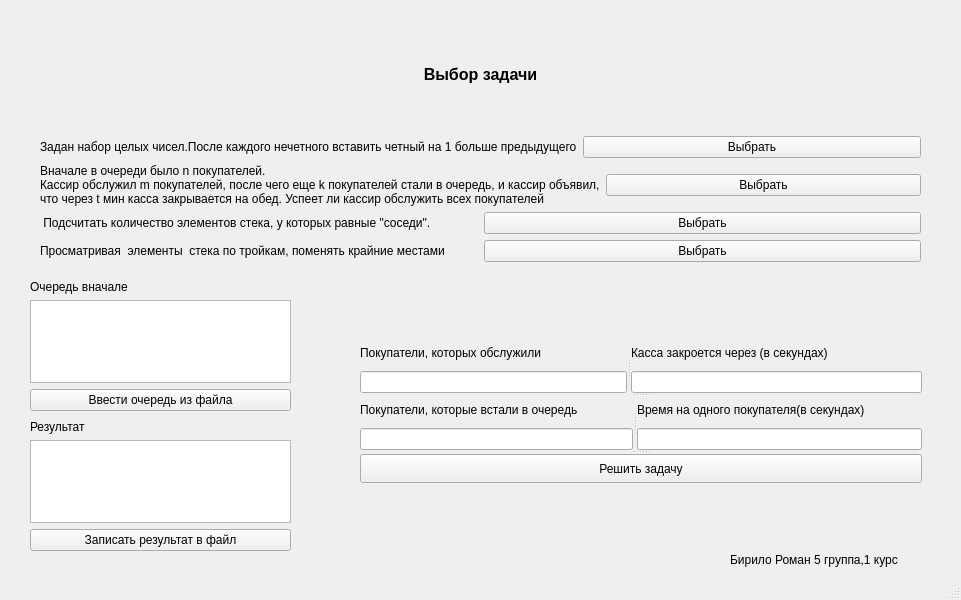
<?xml version="1.0" encoding="UTF-8"?>
<ui version="4.0">
 <class>MainWindow</class>
 <widget class="QMainWindow" name="MainWindow">
  <property name="geometry">
   <rect>
    <x>0</x>
    <y>0</y>
    <width>961</width>
    <height>600</height>
   </rect>
  </property>
  <property name="windowTitle">
   <string>MainWindow</string>
  </property>
  <widget class="QWidget" name="centralwidget">
   <widget class="QStackedWidget" name="stackedWidget">
    <property name="geometry">
     <rect>
      <x>20</x>
      <y>270</y>
      <width>931</width>
      <height>291</height>
     </rect>
    </property>
    <property name="currentIndex">
     <number>1</number>
    </property>
    <widget class="QWidget" name="page">
     <widget class="QPushButton" name="pushButton_6">
      <property name="geometry">
       <rect>
        <x>360</x>
        <y>90</y>
        <width>211</width>
        <height>29</height>
       </rect>
      </property>
      <property name="text">
       <string>Решить задачу</string>
      </property>
     </widget>
     <widget class="QWidget" name="layoutWidget">
      <property name="geometry">
       <rect>
        <x>71</x>
        <y>21</y>
        <width>260</width>
        <height>171</height>
       </rect>
      </property>
      <layout class="QVBoxLayout" name="verticalLayout_6">
       <item>
        <layout class="QVBoxLayout" name="verticalLayout_5">
         <item>
          <widget class="QLabel" name="label_6">
           <property name="text">
            <string>Набор чисел из файла</string>
           </property>
          </widget>
         </item>
         <item>
          <widget class="QTextEdit" name="textEditFirst">
           <property name="readOnly">
            <bool>true</bool>
           </property>
          </widget>
         </item>
        </layout>
       </item>
       <item>
        <widget class="QPushButton" name="pushButton_5">
         <property name="text">
          <string>Ввести набор чисел из файла</string>
         </property>
        </widget>
       </item>
      </layout>
     </widget>
     <widget class="QWidget" name="layoutWidget">
      <property name="geometry">
       <rect>
        <x>590</x>
        <y>20</y>
        <width>260</width>
        <height>171</height>
       </rect>
      </property>
      <layout class="QVBoxLayout" name="verticalLayout_8">
       <item>
        <layout class="QVBoxLayout" name="verticalLayout_7">
         <item>
          <widget class="QLabel" name="label_7">
           <property name="text">
            <string>Результат</string>
           </property>
          </widget>
         </item>
         <item>
          <widget class="QTextEdit" name="textEditFirst_2">
           <property name="readOnly">
            <bool>true</bool>
           </property>
          </widget>
         </item>
        </layout>
       </item>
       <item>
        <widget class="QPushButton" name="pushButton_7">
         <property name="text">
          <string>Записать результат в файл</string>
         </property>
        </widget>
       </item>
      </layout>
     </widget>
    </widget>
    <widget class="QWidget" name="page_2">
     <widget class="QWidget" name="layoutWidget_5">
      <property name="geometry">
       <rect>
        <x>10</x>
        <y>150</y>
        <width>261</width>
        <height>131</height>
       </rect>
      </property>
      <layout class="QVBoxLayout" name="verticalLayout_17">
       <item>
        <layout class="QVBoxLayout" name="verticalLayout_18">
         <item>
          <widget class="QLabel" name="label_12">
           <property name="text">
            <string>Результат</string>
           </property>
          </widget>
         </item>
         <item>
          <widget class="QTextEdit" name="textEditSecond_2">
           <property name="readOnly">
            <bool>true</bool>
           </property>
          </widget>
         </item>
        </layout>
       </item>
       <item>
        <widget class="QPushButton" name="pushButtonSecongInfile">
         <property name="text">
          <string>Записать результат в файл</string>
         </property>
        </widget>
       </item>
      </layout>
     </widget>
     <widget class="QWidget" name="layoutWidget">
      <property name="geometry">
       <rect>
        <x>10</x>
        <y>10</y>
        <width>261</width>
        <height>131</height>
       </rect>
      </property>
      <layout class="QVBoxLayout" name="verticalLayout_24">
       <item>
        <layout class="QVBoxLayout" name="verticalLayout_19">
         <item>
          <widget class="QLabel" name="label_13">
           <property name="text">
            <string>Очередь вначале</string>
           </property>
          </widget>
         </item>
         <item>
          <widget class="QTextEdit" name="textEdiSecond">
           <property name="readOnly">
            <bool>true</bool>
           </property>
          </widget>
         </item>
        </layout>
       </item>
       <item>
        <widget class="QPushButton" name="pushButtonInputQueue">
         <property name="text">
          <string>Ввести очередь из файла</string>
         </property>
        </widget>
       </item>
      </layout>
     </widget>
     <widget class="QSplitter" name="splitter_4">
      <property name="geometry">
       <rect>
        <x>340</x>
        <y>70</y>
        <width>562</width>
        <height>143</height>
       </rect>
      </property>
      <property name="orientation">
       <enum>Qt::Orientation::Vertical</enum>
      </property>
      <widget class="QSplitter" name="splitter_3">
       <property name="orientation">
        <enum>Qt::Orientation::Vertical</enum>
       </property>
       <widget class="QSplitter" name="splitter">
        <property name="orientation">
         <enum>Qt::Orientation::Horizontal</enum>
        </property>
        <widget class="QWidget" name="layoutWidget">
         <layout class="QVBoxLayout" name="verticalLayout_20">
          <item>
           <widget class="QLabel" name="label_14">
            <property name="text">
             <string>Покупатели, которых обслужили</string>
            </property>
           </widget>
          </item>
          <item>
           <widget class="QLineEdit" name="lineEditM"/>
          </item>
         </layout>
        </widget>
        <widget class="QWidget" name="layoutWidget">
         <layout class="QVBoxLayout" name="verticalLayout_22">
          <item>
           <widget class="QLabel" name="label_16">
            <property name="text">
             <string>Касса закроется через (в секундах)</string>
            </property>
           </widget>
          </item>
          <item>
           <widget class="QLineEdit" name="lineEditT"/>
          </item>
         </layout>
        </widget>
       </widget>
       <widget class="QSplitter" name="splitter_2">
        <property name="orientation">
         <enum>Qt::Orientation::Horizontal</enum>
        </property>
        <widget class="QWidget" name="layoutWidget">
         <layout class="QVBoxLayout" name="verticalLayout_21">
          <item>
           <widget class="QLabel" name="label_15">
            <property name="text">
             <string>Покупатели, которые встали в очередь</string>
            </property>
           </widget>
          </item>
          <item>
           <widget class="QLineEdit" name="lineEditK"/>
          </item>
         </layout>
        </widget>
        <widget class="QWidget" name="layoutWidget">
         <layout class="QVBoxLayout" name="verticalLayout_23">
          <item>
           <widget class="QLabel" name="label_17">
            <property name="text">
             <string>Время на одного покупателя(в секундах)</string>
            </property>
           </widget>
          </item>
          <item>
           <widget class="QLineEdit" name="lineEditMC"/>
          </item>
         </layout>
        </widget>
       </widget>
      </widget>
      <widget class="QPushButton" name="pushButtonSecondSolve">
       <property name="text">
        <string>Решить задачу</string>
       </property>
      </widget>
     </widget>
    </widget>
    <widget class="QWidget" name="page_7">
     <widget class="QWidget" name="layoutWidget_6">
      <property name="geometry">
       <rect>
        <x>20</x>
        <y>50</y>
        <width>261</width>
        <height>152</height>
       </rect>
      </property>
      <layout class="QVBoxLayout" name="verticalLayout_25">
       <item>
        <layout class="QVBoxLayout" name="verticalLayout_26">
         <item>
          <widget class="QLabel" name="label_18">
           <property name="text">
            <string>Стек</string>
           </property>
          </widget>
         </item>
         <item>
          <widget class="QTextEdit" name="textEditThird">
           <property name="readOnly">
            <bool>true</bool>
           </property>
          </widget>
         </item>
        </layout>
       </item>
       <item>
        <widget class="QPushButton" name="pushButtonThirdInput">
         <property name="text">
          <string>Ввести стек из файла</string>
         </property>
        </widget>
       </item>
      </layout>
     </widget>
     <widget class="QPushButton" name="pushButtonThirdSolve">
      <property name="geometry">
       <rect>
        <x>350</x>
        <y>110</y>
        <width>191</width>
        <height>29</height>
       </rect>
      </property>
      <property name="text">
       <string>Решить задачу</string>
      </property>
     </widget>
     <widget class="QWidget" name="layoutWidget">
      <property name="geometry">
       <rect>
        <x>610</x>
        <y>60</y>
        <width>259</width>
        <height>114</height>
       </rect>
      </property>
      <layout class="QVBoxLayout" name="verticalLayout_28">
       <item>
        <widget class="QLabel" name="label_19">
         <property name="text">
          <string>Результат</string>
         </property>
        </widget>
       </item>
       <item>
        <widget class="QTextEdit" name="textEditThird_2">
         <property name="readOnly">
          <bool>true</bool>
         </property>
        </widget>
       </item>
      </layout>
     </widget>
    </widget>
    <widget class="QWidget" name="page_8">
     <widget class="QWidget" name="layoutWidget_8">
      <property name="geometry">
       <rect>
        <x>40</x>
        <y>70</y>
        <width>261</width>
        <height>152</height>
       </rect>
      </property>
      <layout class="QVBoxLayout" name="verticalLayout_32">
       <item>
        <layout class="QVBoxLayout" name="verticalLayout_33">
         <item>
          <widget class="QLabel" name="label_23">
           <property name="text">
            <string>Стек</string>
           </property>
          </widget>
         </item>
         <item>
          <widget class="QTextEdit" name="textEditFourth">
           <property name="readOnly">
            <bool>true</bool>
           </property>
          </widget>
         </item>
        </layout>
       </item>
       <item>
        <widget class="QPushButton" name="pushButtonFourthInput">
         <property name="text">
          <string>Ввести стек из файла</string>
         </property>
        </widget>
       </item>
      </layout>
     </widget>
     <widget class="QPushButton" name="pushButtonFourthSolve">
      <property name="geometry">
       <rect>
        <x>370</x>
        <y>130</y>
        <width>191</width>
        <height>29</height>
       </rect>
      </property>
      <property name="text">
       <string>Решить задачу</string>
      </property>
     </widget>
     <widget class="QWidget" name="layoutWidget">
      <property name="geometry">
       <rect>
        <x>620</x>
        <y>70</y>
        <width>260</width>
        <height>161</height>
       </rect>
      </property>
      <layout class="QVBoxLayout" name="verticalLayout_34">
       <item>
        <layout class="QVBoxLayout" name="verticalLayout_31">
         <item>
          <widget class="QLabel" name="label_22">
           <property name="text">
            <string>Результат</string>
           </property>
          </widget>
         </item>
         <item>
          <widget class="QTextEdit" name="textEditFourth_2">
           <property name="readOnly">
            <bool>true</bool>
           </property>
          </widget>
         </item>
        </layout>
       </item>
       <item>
        <widget class="QPushButton" name="pushButtonFourth">
         <property name="text">
          <string>Записать результат в файл</string>
         </property>
        </widget>
       </item>
      </layout>
     </widget>
    </widget>
   </widget>
   <widget class="QWidget" name="layoutWidget">
    <property name="geometry">
     <rect>
      <x>40</x>
      <y>20</y>
      <width>881</width>
      <height>242</height>
     </rect>
    </property>
    <layout class="QVBoxLayout" name="verticalLayout_4">
     <item>
      <layout class="QVBoxLayout" name="verticalLayout_3">
       <item>
        <layout class="QVBoxLayout" name="verticalLayout_2">
         <item>
          <widget class="QLabel" name="label">
           <property name="text">
            <string>&lt;html&gt;&lt;head/&gt;&lt;body&gt;&lt;p align=&quot;center&quot;&gt;&lt;span style=&quot; font-size:12pt; font-weight:700;&quot;&gt;Выбор задачи&lt;/span&gt;&lt;/p&gt;&lt;/body&gt;&lt;/html&gt;</string>
           </property>
          </widget>
         </item>
         <item>
          <layout class="QVBoxLayout" name="verticalLayout">
           <item>
            <layout class="QHBoxLayout" name="horizontalLayout">
             <item>
              <widget class="QLabel" name="label_2">
               <property name="text">
                <string>Задан набор целых чисел.После каждого нечетного вставить четный на 1 больше предыдущего</string>
               </property>
              </widget>
             </item>
             <item>
              <widget class="QPushButton" name="pushButton">
               <property name="text">
                <string>Выбрать</string>
               </property>
              </widget>
             </item>
            </layout>
           </item>
           <item>
            <layout class="QHBoxLayout" name="horizontalLayout_2">
             <item>
              <widget class="QLabel" name="label_3">
               <property name="text">
                <string>Вначале в очереди было n покупателей.
Кассир обслужил m покупателей, после чего еще k покупателей стали в очередь, и кассир объявил,
что через t мин касса закрывается на обед. Успеет ли кассир обслужить всех покупателей</string>
               </property>
              </widget>
             </item>
             <item>
              <widget class="QPushButton" name="pushButton_2">
               <property name="text">
                <string>Выбрать</string>
               </property>
              </widget>
             </item>
            </layout>
           </item>
          </layout>
         </item>
        </layout>
       </item>
       <item>
        <layout class="QHBoxLayout" name="horizontalLayout_3">
         <item>
          <widget class="QLabel" name="label_4">
           <property name="text">
            <string> Подсчитать количество элементов стека, у которых равные &quot;соседи&quot;.</string>
           </property>
          </widget>
         </item>
         <item>
          <widget class="QPushButton" name="pushButton_3">
           <property name="text">
            <string>Выбрать</string>
           </property>
          </widget>
         </item>
        </layout>
       </item>
      </layout>
     </item>
     <item>
      <layout class="QHBoxLayout" name="horizontalLayout_4">
       <item>
        <widget class="QLabel" name="label_5">
         <property name="text">
          <string>Просматривая  элементы  стека по тройкам, поменять крайние местами</string>
         </property>
        </widget>
       </item>
       <item>
        <widget class="QPushButton" name="pushButton_4">
         <property name="text">
          <string>Выбрать</string>
         </property>
        </widget>
       </item>
      </layout>
     </item>
    </layout>
   </widget>
   <widget class="QLabel" name="label_8">
    <property name="geometry">
     <rect>
      <x>730</x>
      <y>550</y>
      <width>221</width>
      <height>20</height>
     </rect>
    </property>
    <property name="text">
     <string>Бирило Роман 5 группа,1 курс</string>
    </property>
   </widget>
  </widget>
  <widget class="QMenuBar" name="menubar">
   <property name="geometry">
    <rect>
     <x>0</x>
     <y>0</y>
     <width>961</width>
     <height>25</height>
    </rect>
   </property>
  </widget>
  <widget class="QStatusBar" name="statusbar"/>
 </widget>
 <resources/>
 <connections/>
</ui>
